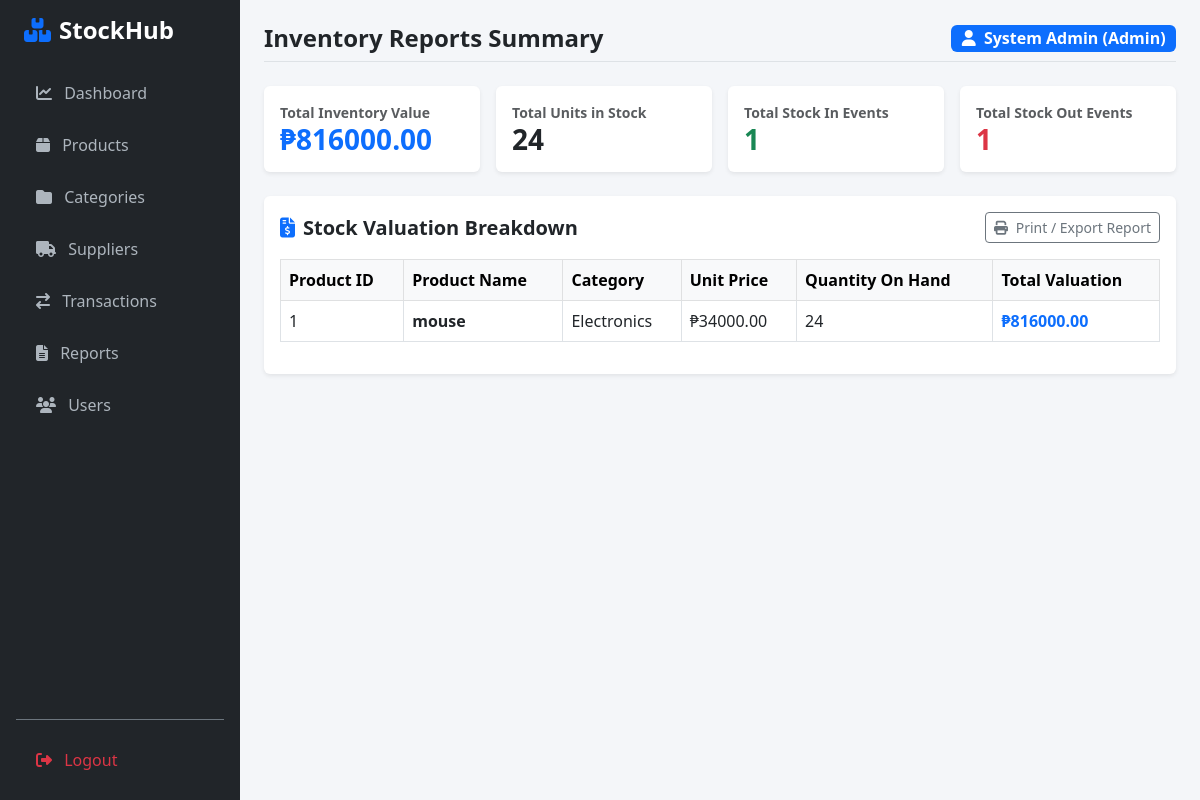
The app's page /reports (signed in), older data.
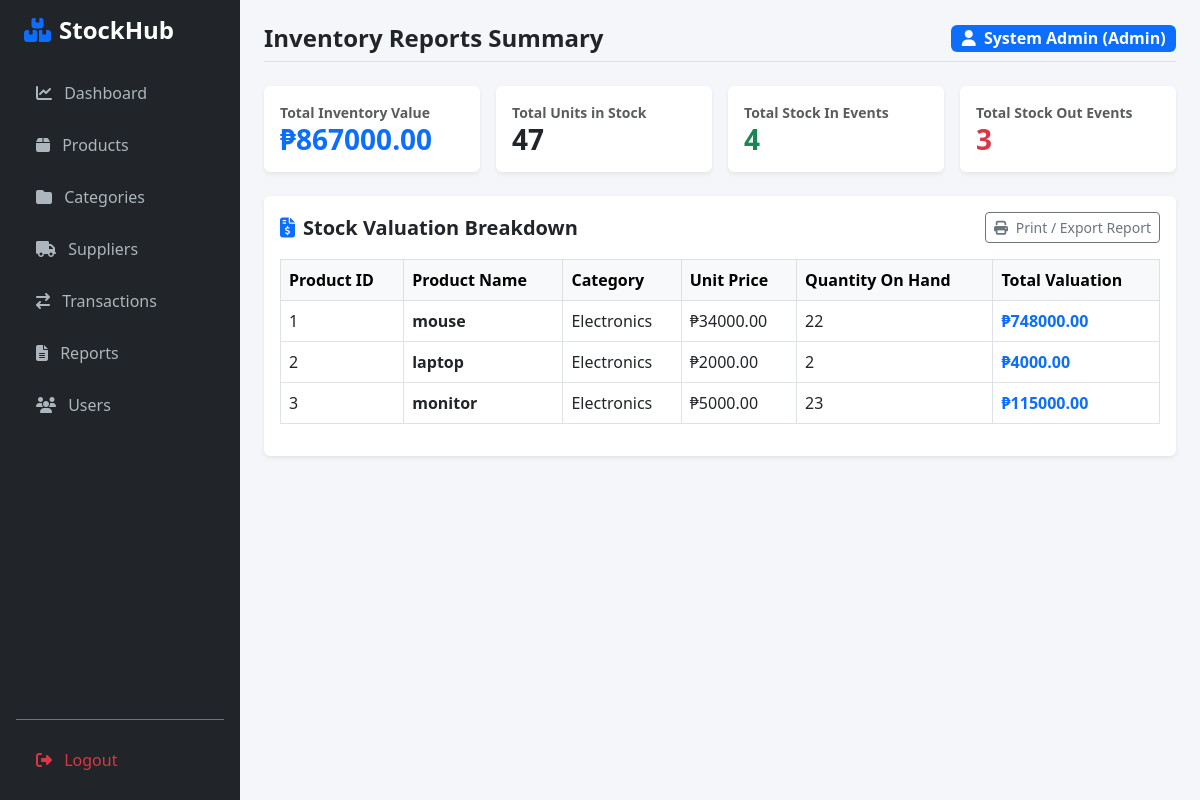
The same page, newer data.
### app/models.py (models this page shows)
class Product(db.Model):
    __tablename__ = 'products'
    id = db.Column(db.Integer, primary_key=True)
    name = db.Column(db.String(100), nullable=False)
    quantity = db.Column(db.Integer, default=0)
    price = db.Column(db.Float, default=0.0)
    category_id = db.Column(db.Integer, db.ForeignKey('categories.id'), nullable=True)
    supplier_id = db.Column(db.Integer, db.ForeignKey('suppliers.id'), nullable=True)

class Category(db.Model):
    __tablename__ = 'categories'
    id = db.Column(db.Integer, primary_key=True)
    category_name = db.Column(db.String(100), nullable=False)
    description = db.Column(db.Text)
    created_at = db.Column(db.DateTime, default=datetime.utcnow)
    products = db.relationship('Product', backref='category', lazy=True)

### app/routes.py (the view)
@main.route('/reports')
@login_required
def reports():
    products = Product.query.all()
    total_inventory_value = sum(p.quantity * p.price for p in products)
    total_units_in_stock = sum(p.quantity for p in products)
    total_stock_in_txns = Transaction.query.filter_by(transaction_type='STOCK_IN').count()
    total_stock_out_txns = Transaction.query.filter_by(transaction_type='STOCK_OUT').count()
    return render_template('reports.html',
                           products=products,
                           total_inventory_value=total_inventory_value,
                           total_units_in_stock=total_units_in_stock,
                           total_stock_in_txns=total_stock_in_txns,
                           total_stock_out_txns=total_stock_out_txns)

### app/templates/reports.html
{% extends "base.html" %}
{% block page_title %}Inventory Reports Summary{% endblock %}
{% block content %}
<div class="row g-3 mb-4">
    <div class="col-md-3">
        <div class="card shadow-sm border-0 p-3">
            <small class="text-muted fw-bold">Total Inventory Value</small>
            <h3 class="fw-bold text-primary mb-0">₱{{ "%.2f"|format(total_inventory_value) }}</h3>
        </div>
    </div>
    <div class="col-md-3">
        <div class="card shadow-sm border-0 p-3">
            <small class="text-muted fw-bold">Total Units in Stock</small>
            <h3 class="fw-bold text-dark mb-0">{{ total_units_in_stock }}</h3>
        </div>
    </div>
    <div class="col-md-3">
        <div class="card shadow-sm border-0 p-3">
            <small class="text-muted fw-bold">Total Stock In Events</small>
            <h3 class="fw-bold text-success mb-0">{{ total_stock_in_txns }}</h3>
        </div>
    </div>
    <div class="col-md-3">
        <div class="card shadow-sm border-0 p-3">
            <small class="text-muted fw-bold">Total Stock Out Events</small>
            <h3 class="fw-bold text-danger mb-0">{{ total_stock_out_txns }}</h3>
        </div>
    </div>
</div>
<div class="card shadow-sm border-0 p-3">
    <div class="d-flex justify-content-between align-items-center mb-3">
        <h5 class="fw-bold mb-0"><i class="fa-solid fa-file-invoice-dollar me-2 text-primary"></i>Stock Valuation Breakdown</h5>
        <button onclick="window.print()" class="btn btn-sm btn-outline-secondary">
            <i class="fa-solid fa-print me-1"></i> Print / Export Report
        </button>
    </div>
    <div class="table-responsive">
        <table class="table table-bordered table-hover align-middle">
            <thead class="table-light">
                <tr>
                    <th>Product ID</th>
                    <th>Product Name</th>
                    <th>Category</th>
                    <th>Unit Price</th>
                    <th>Quantity On Hand</th>
                    <th>Total Valuation</th>
                </tr>
            </thead>
            <tbody>
                {% for product in products %}
                <tr>
                    <td>{{ product.id }}</td>
                    <td class="fw-bold">{{ product.name }}</td>
                    <td>{{ product.category.category_name if product.category else 'Uncategorized' }}</td>
                    <td>₱{{ "%.2f"|format(product.price) }}</td>
                    <td>{{ product.quantity }}</td>
                    <td class="fw-bold text-primary">₱{{ "%.2f"|format(product.quantity * product.price) }}</td>
                </tr>
                {% else %}
                <tr>
                    <td colspan="6" class="text-center text-muted py-4">No inventory data available.</td>
                </tr>
                {% endfor %}
            </tbody>
        </table>
    </div>
</div>
{% endblock %}

Row changes from the older to the newer data that the page shows:
changed Product "mouse": quantity "24" → "22"; product.quantity*product.price "816000.00" → "748000.00"
added Product: id "2", name "laptop", category "Electronics", price "2000.00", quantity "2", product.quantity*product.price "4000.00"
added Product: id "3", name "monitor", category "Electronics", price "5000.00", quantity "23", product.quantity*product.price "115000.00"
Text that changed along with them:
{{ "%.2f"|format(total_inventory_value) }}: "816000.00" → "867000.00"
{{ total_units_in_stock }}: "24" → "47"
{{ total_stock_in_txns }}: "1" → "4"
{{ total_stock_out_txns }}: "1" → "3"
